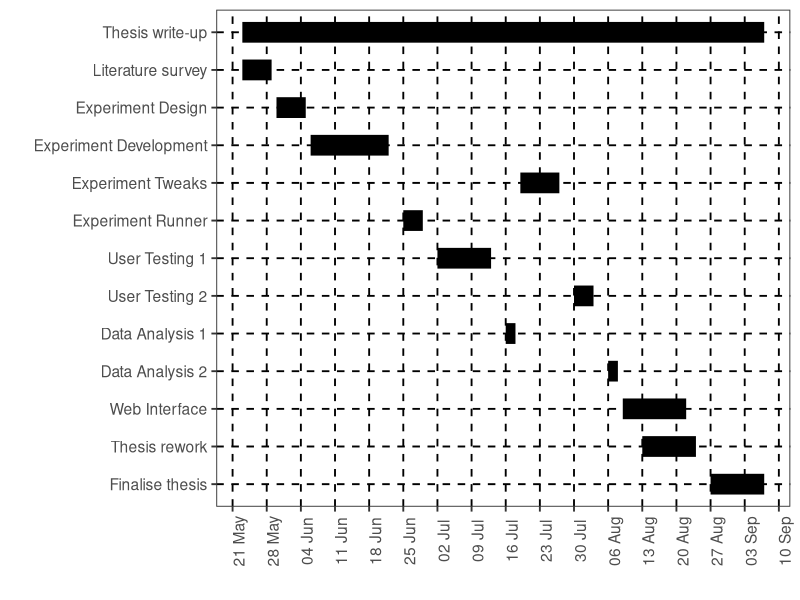

Write the R code that produced this figure.
## ---- chunk 1
knitr::opts_chunk$set(echo = FALSE, message=FALSE, warning=FALSE)
#The following options are for outputing the images
knitr::opts_chunk$set(dev="png", 
                      dev.args=list(type="cairo"),
                      fig.path = "images/",
                      dpi=96)
## ---- chunk 2
mirrorUrl = "http://cran.ma.imperial.ac.uk"

# Install and load all packages up-front!
if(!require(readxl)) install.packages("readxl", repos = mirrorUrl)
if(!require(ggplot2)) install.packages("ggplot2", repos = mirrorUrl)
if(!require(reshape2)) install.packages("reshape2", repos = mirrorUrl)

library(ggplot2)
library(reshape2)

# clear workspace
rm(list = ls())
## ---- chunk 3

## ---- chunk 4
#Create tasks as vectors in the format: name, start date, end date.

task1 <- c('Thesis write-up', '2018-05-23', '2018-09-07')
task2 <- c('Literature survey', '2018-05-23', '2018-05-29')
task3 <- c('Experiment Design', '2018-05-30', '2018-06-05')
task3b <- c('Experiment Development', '2018-06-06', '2018-06-22')
task3c <- c('Experiment Tweaks', '2018-07-19', '2018-07-27')
task4 <- c('Experiment Runner', '2018-06-25', '2018-06-29')
task5 <- c('User Testing 1', '2018-07-02', '2018-07-13')
task5b <- c('User Testing 2', '2018-07-30', '2018-08-03')
task6 <- c('Data Analysis 1', '2018-07-16', '2018-07-18')
task6b <- c('Data Analysis 2', '2018-08-06', '2018-08-08')
task7 <- c('Web Interface', '2018-08-09', '2018-08-22')
task8 <- c('Thesis rework', '2018-08-13', '2018-08-24')
task9 <- c('Finalise thesis', '2018-08-27', '2018-09-07')

tasks_df <- as.data.frame(rbind(task1, task2, task3, task3b, task3c, task4, task5, task5b, task6, task6b, task7, task8, task9))
names(tasks_df) <- c('task', 'start', 'end')
tasks_df$task <- factor(tasks_df$task, levels = tasks_df$task)
tasks_df$start <- as.Date(tasks_df$start)
tasks_df$end <- as.Date(tasks_df$end)
tasks_df_melted <- melt(tasks_df, measure.vars = c('start', 'end'))

## ---- chunk 5
# starting date to begin plot
start_date <- as.Date('2018-05-23')
 
ggplot(tasks_df_melted, aes(value, task)) + 
  geom_line(size = 7) +
  labs(x = '', y = '') +
  theme_bw(base_size = 14) +
  theme(plot.title = element_text(hjust = 0.5),
        panel.grid.major.x = element_line(colour="black", linetype = "dashed"),
        panel.grid.major.y = element_line(colour="black", linetype = "dashed"),
        panel.grid.major = element_blank(),
        panel.grid.minor = element_blank(),
        axis.text.x = element_text(angle = 90)) +
        scale_y_discrete(limits = rev(levels(tasks_df_melted$task))) +
  scale_x_date(date_labels = "%d %b", limits = c(start_date, NA), date_breaks = '1 week')

